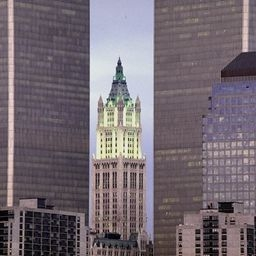
%> input picture Dataset/tallbuilding_a244040.jpg, 256 x 256 px
$ octave fftExample.m   (GNU Octave 9; MATLAB toolbox functions it lacks are replaced by stand-ins)
%> lines starting %> are read from the running program, lines starting %| are printed output that depends on the picture
close all;
clear all;


im = imread ( 'Dataset/tallbuilding_a244040.jpg' );
%> im is the input picture: size 256x256x3 uint8; mean R, G, B 116.6, 106.5, 114.2

im = double(im) / 255;
%> im: size 256x256x3 double
im = rgb2gray(im);  % 256*256
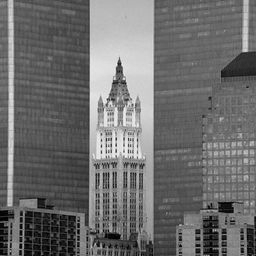
%> im: size 256x256 double; min 0.000894, max 0.972, mean 0.433

im_fft = fft2(im);  % 256*256
imshow(fftshift(im_fft));
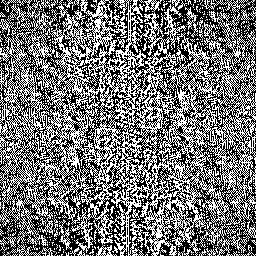
%> displayed picture: size 256x256, on the screen's scale of 0 to 255; min 0, max 255, mean 117

%normally zero frequency is displayed in the upper left. fftshift moves it
%to hte center.
im_phase = angle (im_fft );
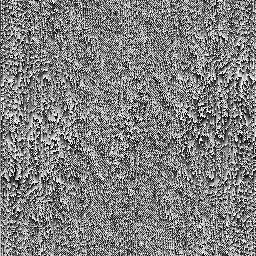
%> im_phase: size 256x256 double; min -3.14, max 3.14, mean 9.59e-05; drawn with min black and max white
im_amplitude = abs( im_fft );
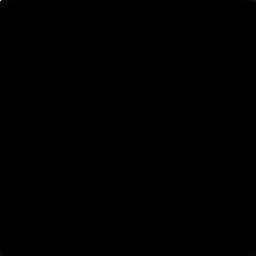
%> im_amplitude: size 256x256 double; min 0.0225, max 28368.9, mean 14.4; drawn with min black and max white
% im_phase = double(rand(256, 256));
im_fft2 = im_amplitude.*exp(i*im_phase);

im_reconstruct = ifft2( im_fft2 );

subplot(2,2,1), imshow( im,[] ), title ('original image');
subplot(2,2,2), imshow( fftshift(im_phase),[] ), title ('phase image');
%> after `imshow( fftshift(im_phase),[] )`:
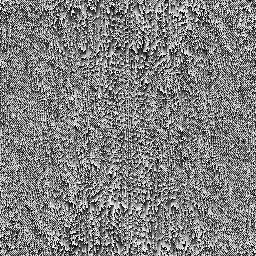
%> displayed picture: size 256x256, on the screen's scale of 0 to 255; min 0, max 255, mean 127.5
% peak frequencies, are very high, so to see any useful infromation when
% visualizing, take the log of the amplitude
subplot(2,2,3), imshow( log(fftshift(im_amplitude)),[] ), title ('amplitude image');
%> after `imshow( log(fftshift(im_amplitude)),[] )`:
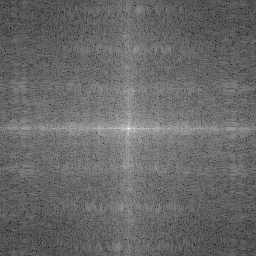
%> displayed picture: size 256x256, on the screen's scale of 0 to 255; min 0, max 255, mean 104.4
subplot(2,2,4), imshow( im_reconstruct,[] ), title ('reconstructed image');

%- investigate patch match algorithm
%- look at rotation invariance: how do we actually do rotations on images '
%-

$ run again, with Dataset/tallbuilding_a212018.jpg copied over Dataset/tallbuilding_a244040.jpg
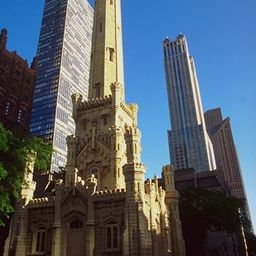
%> input picture Dataset/tallbuilding_a212018.jpg, 256 x 256 px
%> im is the input picture: size 256x256x3 uint8; mean R, G, B 84.5, 96.1, 108
%> `im_phase = angle (im_fft );`:
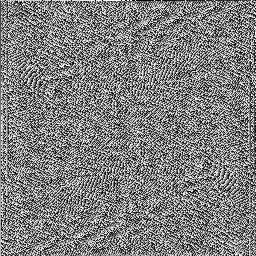
%> im_phase: size 256x256 double; min -3.14, max 3.14, mean 4.79e-05; drawn with min black and max white
%> `imshow( log(fftshift(im_amplitude)),[] )`:
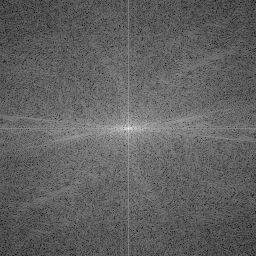
%> displayed picture: size 256x256, on the screen's scale of 0 to 255; min 0, max 255, mean 96.9

$ run again, with Dataset/tallbuilding_a212055.jpg copied over Dataset/tallbuilding_a244040.jpg
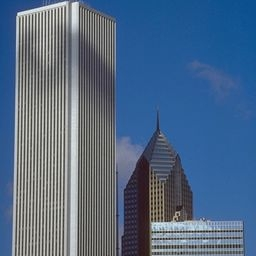
%> input picture Dataset/tallbuilding_a212055.jpg, 256 x 256 px
%> im is the input picture: size 256x256x3 uint8; mean R, G, B 81.9, 105.6, 133.8
%> `im_phase = angle (im_fft );`:
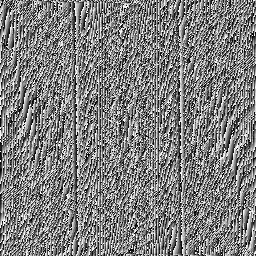
%> im_phase: size 256x256 double; min -3.14, max 3.14, mean 9.59e-05; drawn with min black and max white
%> `imshow( log(fftshift(im_amplitude)),[] )`:
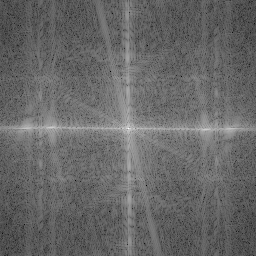
%> displayed picture: size 256x256, on the screen's scale of 0 to 255; min 0, max 255, mean 103.3

$ run again, with Dataset/coast_bea1.jpg copied over Dataset/tallbuilding_a244040.jpg
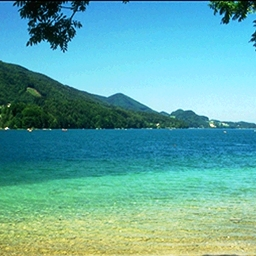
%> input picture Dataset/coast_bea1.jpg, 256 x 256 px
%> im is the input picture: size 256x256x3 uint8; mean R, G, B 95.3, 168.7, 165
%> `im_phase = angle (im_fft );`:
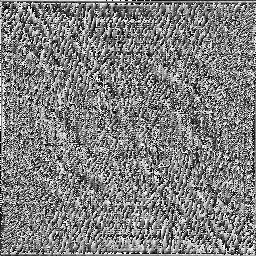
%> im_phase: size 256x256 double; min -3.14, max 3.14, mean 0.000144; drawn with min black and max white
%> `imshow( log(fftshift(im_amplitude)),[] )`:
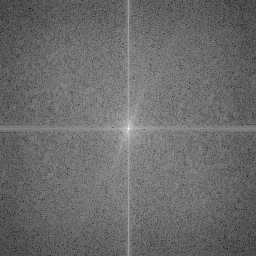
%> displayed picture: size 256x256, on the screen's scale of 0 to 255; min 0, max 255, mean 107
